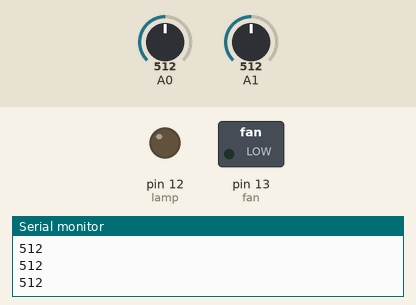
Bench run of a sketch on a simulated Arduino Uno, built with avr-gcc and run on an emulated ATmega328P. On the bench: switched loads named in the sketch (green lamp = pin HIGH), output pins drawn as LEDs (lit = HIGH), the last lines printed to the serial monitor. Inputs (shaded band) come from the test bench; at power-on: A0 = 512, A1 = 512.

Above: at 1.2 s.
1.3 s: A0 set to 390
At 2.0 s:
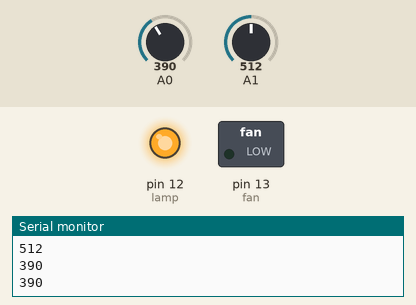
3.0 s: A0 set to 410
At 4.2 s:
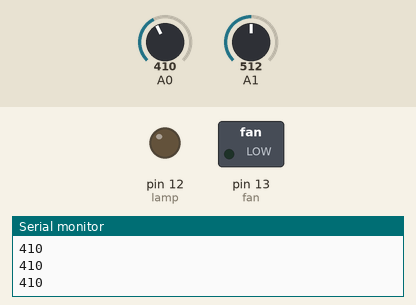
4.5 s: A0 set to 306
At 5.7 s:
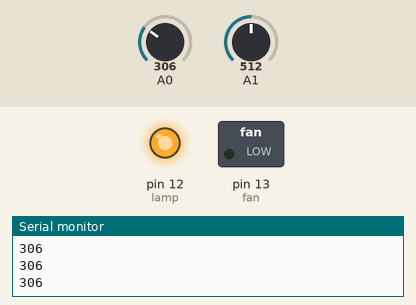
Timing chart, 0 to 7.5 s (numbered marks = the images above; inputs shaded):
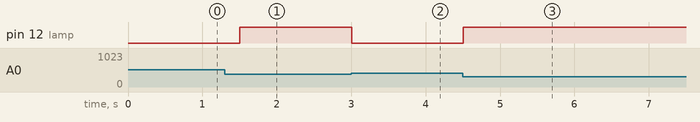

Measured:
- after the input at 1.3 s, pin 12 (lamp): LOW → HIGH after 0.20 s
- after the input at 3.0 s, pin 12 (lamp): HIGH → LOW at once
- after the input at 4.5 s, pin 12 (lamp): LOW → HIGH at once

The sketch:

automation.ino
```cpp
const byte lamp =12;
const byte fan =13;
void setup() {
Serial.begin(9600);
pinMode(lamp,1);
pinMode(fan,1);
}

void loop() {
 uint16_t ldrvalue = analogRead(A0);
 uint16_t tempsensor = analogRead(A1);
 Serial.println(ldrvalue);
 if(ldrvalue < 400){
  digitalWrite(lamp,1);
 }else if(ldrvalue >400) {
  digitalWrite(lamp,0);
 }else if(tempsensor >20){
  digitalWrite(fan,1);
 }else if (tempsensor <20){
  digitalWrite(fan,0);
 }delay (300);
}
```
